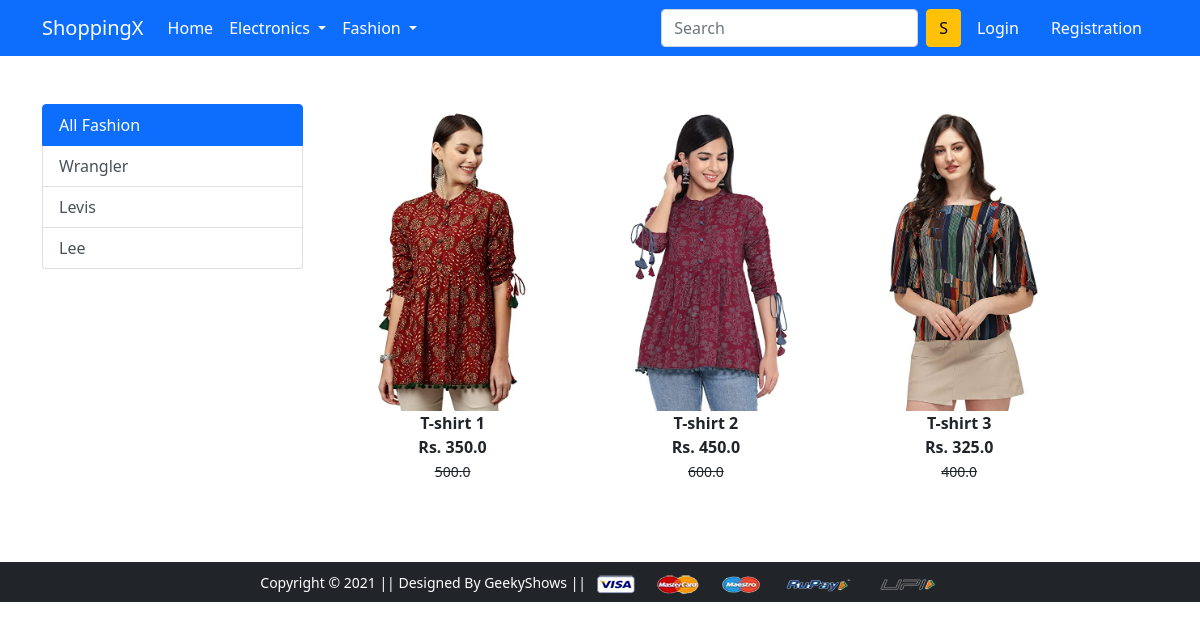
Screenshot of /topwear/ with the database file from the repository.
### app/models.py (models this page shows, shortened)
class Product(models.Model):
    title=models.CharField(max_length=100)
    selling_price=models.FloatField()
    discounted_price=models.FloatField()
    description=models.TextField()
    brand=models.CharField(max_length=100)
    category=models.CharField(choices=CATEGORY_CHOICES,max_length=2)
    product_image=models.ImageField(upload_to='all_photos')

### app/views.py (the view)
# urls.py: path('topwear/', views.topwear, name='topwear'),
def topwear(request,data=None):
  if data==None:
    topwears=Product.objects.filter(category='TW')
  elif data=='Wrangler' or data=='Levis' or data=='lee':
    topwears=Product.objects.filter(category='TW').filter(brand=data)
  return render(request,'app/topwear.html',{'topwears':topwears})

### app/templates/app/topwear.html (shortened to what this page needs)
{% extends 'app/base.html' %}
{% load static %}
{% block main-content %}
<div class="container my-5">
 <div class="row">
  <div class="col-sm-3">
    <div class="list-group">
        <a href="{%url 'topwear'%}" class="list-group-item list-group-item-action active" aria-current="true">All Fashion</a>
        <a href="{%url 'topweardata' 'Wrangler'%}" class="list-group-item list-group-item-action">Wrangler</a>
        <a href="{%url 'topweardata' 'Levis'%}" class="list-group-item list-group-item-action">Levis</a>
        <a href="{%url 'topweardata' 'lee'%}" class="list-group-item list-group-item-action">Lee</a>
      </div>
  </div>
  <div class="col-sm-8 ">
  <div class="row">
    {% for product in topwears %}
    <div class="col-sm-4 text-centre mb-4">
        <a href="{%url 'product-detail' product.id %}" class="btn">
            <div class="item">
                <img src="{{product.product_image.url}}" alt="" height="300" class="">
                <div class="fw-bold">{{product.title}}</div>
                <div class="fw-bold">Rs. {{product.discounted_price}}</div>
                <small class="fw-light text-decoration-line-through">{{product.selling_price}}</small>
            </div>
            </a>
    </div>
    {% endfor %}
  </div>
  </div>
 </div>
</div>
{% endblock main-content %}

### rows the page displays
Product: product_image (picture), title "T-shirt 1", discounted_price "350.0", selling_price "500.0"
Product: product_image (picture), title "T-shirt 2", discounted_price "450.0", selling_price "600.0"
Product: product_image (picture), title "T-shirt 3", discounted_price "325.0", selling_price "400.0"
